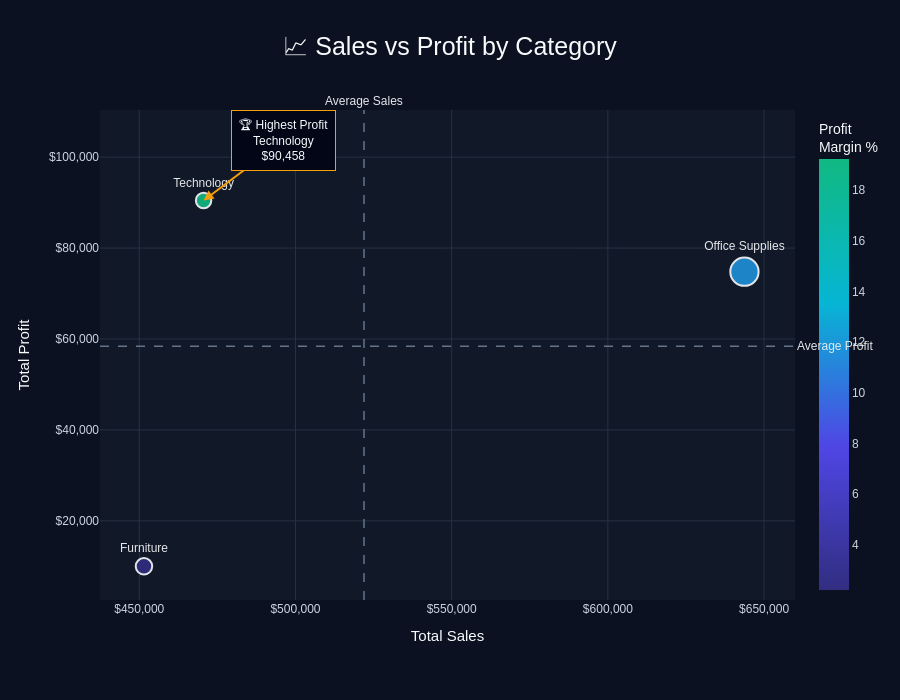

This figure's notebook cell:
### Markdown cell above
# 08. Sales vs Profit Analysis

### Business Question

Do high-Sales business dimensions also generate high Profit?

This analysis compares Sales and Profit simultaneously to identify:

- High Sales / High Profit
- High Sales / Low Profit
- Low Sales / High Profit
- Low Sales / Low Profit

Category-level aggregation is used for a clear business comparison.

### Code cell
# Aggregate Sales and Profit by Category

sales_profit_analysis = (
    df.groupby("Category", as_index=False)
      .agg(
          Total_Sales=("Sales", "sum"),
          Total_Profit=("Profit", "sum"),
          Total_Quantity=("Quantity", "sum")
      )
)

# Calculate Profit Margin

sales_profit_analysis["Profit_Margin_%"] = (
    sales_profit_analysis["Total_Profit"]
    / sales_profit_analysis["Total_Sales"]
    * 100
)

display(sales_profit_analysis.round(2))


# Create an interactive premium Sales vs Profit scatter plot

fig = px.scatter(
    sales_profit_analysis,
    x="Total_Sales",
    y="Total_Profit",

    size="Total_Quantity",
    color="Profit_Margin_%",

    text="Category",

    color_continuous_scale=[
        "#312E81",
        "#4F46E5",
        "#06B6D4",
        "#10B981"
    ],

    custom_data=[
        "Category",
        "Total_Sales",
        "Total_Profit",
        "Total_Quantity",
        "Profit_Margin_%"
    ],

    title="Sales vs Profit by Category",

    labels={
        "Total_Sales": "Total Sales",
        "Total_Profit": "Total Profit",
        "Profit_Margin_%": "Profit Margin (%)",
        "Total_Quantity": "Quantity"
    }
)


# Format category labels and interactive hover

fig.update_traces(
    textposition="top center",

    marker={
        "line": {
            "width": 2,
            "color": "#F8FAFC"
        },
        "opacity": 0.90
    },

    hovertemplate=(
        "<b>%{customdata[0]}</b><br>"
        "Sales: $%{customdata[1]:,.2f}<br>"
        "Profit: $%{customdata[2]:,.2f}<br>"
        "Quantity: %{customdata[3]:,.0f}<br>"
        "Profit Margin: %{customdata[4]:.2f}%"
        "<extra></extra>"
    )
)


# Premium dark dashboard styling

fig.update_layout(

    title={
        "text": "📈 Sales vs Profit by Category",
        "x": 0.5,
        "xanchor": "center",

        "font": {
            "size": 25,
            "family": "Arial",
            "color": "#F8FAFC"
        }
    },

    paper_bgcolor="#0B1120",
    plot_bgcolor="#111827",

    font={
        "family": "Arial",
        "color": "#E5E7EB"
    },

    height=700,

    margin={
        "l": 100,
        "r": 100,
        "t": 110,
        "b": 100
    },

    xaxis={
        "title": {
            "text": "Total Sales",
            "font": {
                "size": 15,
                "color": "#F8FAFC"
            }
        },

        "tickprefix": "$",
        "tickformat": ",",

        "showgrid": True,
        "gridcolor": "#263244",
        "gridwidth": 1,

        "zeroline": False,

        "tickfont": {
            "size": 12,
            "color": "#CBD5E1"
        }
    },

    yaxis={
        "title": {
            "text": "Total Profit",
            "font": {
                "size": 15,
                "color": "#F8FAFC"
            }
        },

        "tickprefix": "$",
        "tickformat": ",",

        "showgrid": True,
        "gridcolor": "#263244",
        "gridwidth": 1,

        "zeroline": True,
        "zerolinecolor": "#475569",
        "zerolinewidth": 1,

        "tickfont": {
            "size": 12,
            "color": "#CBD5E1"
        }
    },

    coloraxis_colorbar={
        "title": {
            "text": "Profit<br>Margin %",
            "font": {
                "color": "#F8FAFC"
            }
        },

        "tickfont": {
            "color": "#CBD5E1"
        }
    },

    hoverlabel={
        "bgcolor": "#020617",
        "bordercolor": "#6366F1",

        "font": {
            "family": "Arial",
            "size": 13,
            "color": "#F8FAFC"
        }
    }
)


# Calculate average Sales and Profit for reference lines

avg_sales = sales_profit_analysis["Total_Sales"].mean()
avg_profit = sales_profit_analysis["Total_Profit"].mean()


# Add average Sales reference line

fig.add_vline(
    x=avg_sales,
    line_dash="dash",
    line_width=1.5,
    line_color="#64748B",
    annotation_text="Average Sales",
    annotation_position="top"
)


# Add average Profit reference line

fig.add_hline(
    y=avg_profit,
    line_dash="dash",
    line_width=1.5,
    line_color="#64748B",
    annotation_text="Average Profit",
    annotation_position="right"
)


# Highlight the highest-profit Category

top_profit = sales_profit_analysis.loc[
    sales_profit_analysis["Total_Profit"].idxmax()
]

fig.add_annotation(
    x=top_profit["Total_Sales"],
    y=top_profit["Total_Profit"],

    text=(
        f"🏆 Highest Profit<br>"
        f"{top_profit['Category']}<br>"
        f"${top_profit['Total_Profit']:,.0f}"
    ),

    showarrow=True,

    arrowhead=2,
    arrowwidth=2,
    arrowcolor="#F59E0B",

    ax=80,
    ay=-60,

    bgcolor="#020617",

    bordercolor="#F59E0B",
    borderwidth=1,
    borderpad=7,

    font={
        "family": "Arial",
        "size": 12,
        "color": "#F8FAFC"
    }
)


# Display the final interactive visualization

fig.show()

### Figure 1 — Plotly figure (JSON) as saved in the notebook; plotly's stock layout.template omitted (floating-point values rounded to 4 significant figures)
{"data": [{"customdata": [["Furniture", 451500.0, 10010.0, 4631, 2.216], ["Office Supplies", 643700.0, 74800.0, 13625, 11.62], ["Technology", 470600.0, 90460.0, 4061, 19.22]], "hovertemplate": "<b>%{customdata[0]}</b><br>Sales: $%{customdata[1]:,.2f}<br>Profit: $%{customdata[2]:,.2f}<br>Quantity: %{customdata[3]:,.0f}<br>Profit Margin: %{customdata[4]:.2f}%<extra></extra>", "legendgroup": "", "marker": {"color": [2.216, 11.62, 19.22], "coloraxis": "coloraxis", "line": {"color": "#F8FAFC", "width": 2}, "opacity": 0.9, "size": [4631, 13625, 4061], "sizemode": "area", "sizeref": 34.06, "symbol": "circle"}, "mode": "markers+text", "name": "", "orientation": "v", "showlegend": false, "text": ["Furniture", "Office Supplies", "Technology"], "textposition": "top center", "type": "scatter", "x": [451500.0, 643700.0, 470600.0], "xaxis": "x", "y": [10010.0, 74800.0, 90460.0], "yaxis": "y"}], "layout": {"annotations": [{"showarrow": false, "text": "Average Sales", "x": 521900.0, "xanchor": "center", "xref": "x", "y": 1, "yanchor": "bottom", "yref": "y domain"}, {"showarrow": false, "text": "Average Profit", "x": 1, "xanchor": "left", "xref": "x domain", "y": 58420.0, "yanchor": "middle", "yref": "y"}, {"arrowcolor": "#F59E0B", "arrowhead": 2, "arrowwidth": 2, "ax": 80, "ay": -60, "bgcolor": "#020617", "bordercolor": "#F59E0B", "borderpad": 7, "borderwidth": 1, "font": {"color": "#F8FAFC", "family": "Arial", "size": 12}, "showarrow": true, "text": "🏆 Highest Profit<br>Technology<br>$90,458", "x": 470600.0, "y": 90460.0}], "coloraxis": {"autocolorscale": false, "colorbar": {"tickfont": {"color": "#CBD5E1"}, "title": {"font": {"color": "#F8FAFC"}, "text": "Profit<br>Margin %"}}, "colorscale": [[0, "#312E81"], [0.3333, "#4F46E5"], [0.6667, "#06B6D4"], [1, "#10B981"]]}, "font": {"color": "#E5E7EB", "family": "Arial"}, "height": 700, "hoverlabel": {"bgcolor": "#020617", "bordercolor": "#6366F1", "font": {"color": "#F8FAFC", "family": "Arial", "size": 13}}, "legend": {"itemsizing": "constant", "tracegroupgap": 0}, "margin": {"b": 100, "l": 100, "r": 100, "t": 110}, "paper_bgcolor": "#0B1120", "plot_bgcolor": "#111827", "shapes": [{"line": {"color": "#64748B", "dash": "dash", "width": 1.5}, "type": "line", "x0": 521900.0, "x1": 521900.0, "xref": "x", "y0": 0, "y1": 1, "yref": "y domain"}, {"line": {"color": "#64748B", "dash": "dash", "width": 1.5}, "type": "line", "x0": 0, "x1": 1, "xref": "x domain", "y0": 58420.0, "y1": 58420.0, "yref": "y"}], "title": {"font": {"color": "#F8FAFC", "family": "Arial", "size": 25}, "text": "📈 Sales vs Profit by Category", "x": 0.5, "xanchor": "center"}, "xaxis": {"anchor": "y", "domain": [0, 1], "gridcolor": "#263244", "gridwidth": 1, "showgrid": true, "tickfont": {"color": "#CBD5E1", "size": 12}, "tickformat": ",", "tickprefix": "$", "title": {"font": {"color": "#F8FAFC", "size": 15}, "text": "Total Sales"}, "zeroline": false}, "yaxis": {"anchor": "x", "domain": [0, 1], "gridcolor": "#263244", "gridwidth": 1, "showgrid": true, "tickfont": {"color": "#CBD5E1", "size": 12}, "tickformat": ",", "tickprefix": "$", "title": {"font": {"color": "#F8FAFC", "size": 15}, "text": "Total Profit"}, "zeroline": true, "zerolinecolor": "#475569", "zerolinewidth": 1}}}
